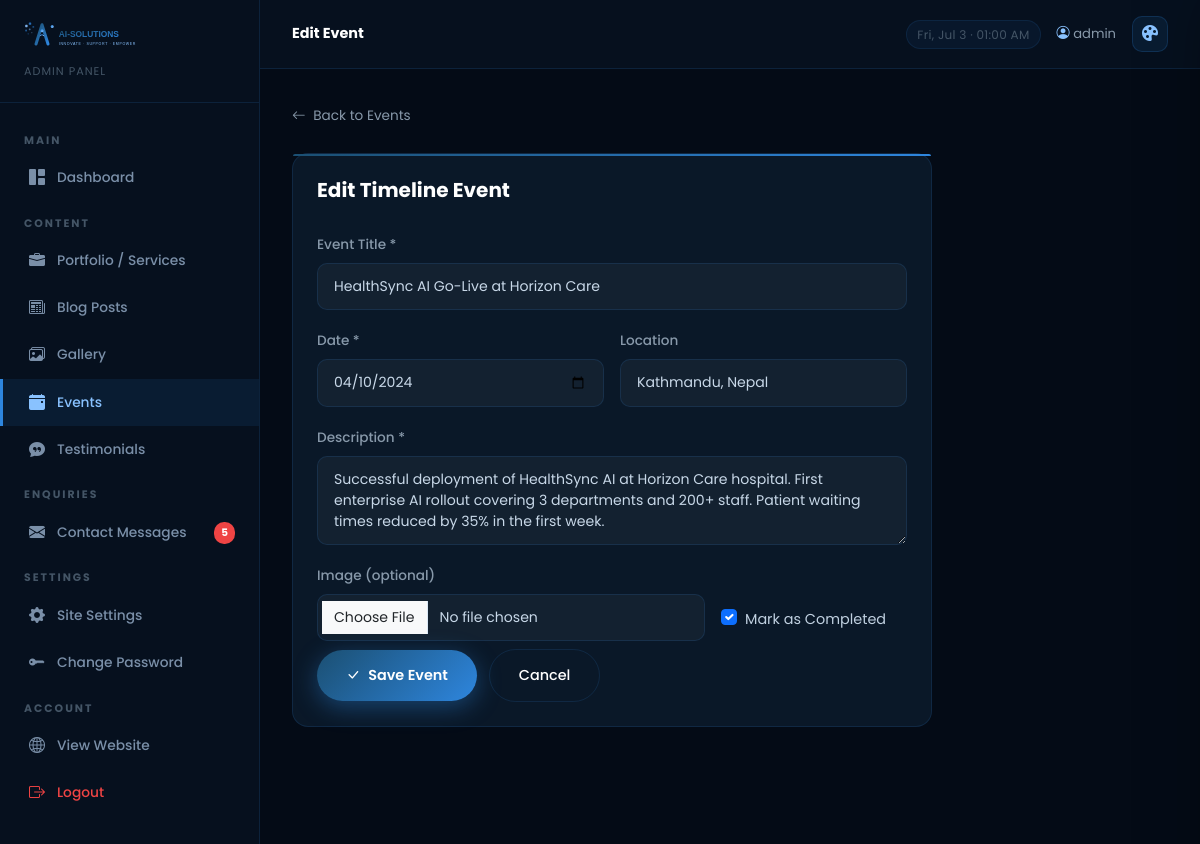
Screenshot of /panel/events/16/edit/ (signed in) with the database file from the repository.
### core/models.py (models this page shows, shortened)
class Event(models.Model):
    title = models.CharField(max_length=200)
    description = models.TextField()
    date = models.DateField()
    location = models.CharField(max_length=200, blank=True)
    image = models.ImageField(upload_to='events/', blank=True, null=True)
    is_completed = models.BooleanField(default=False)
    created_at = models.DateTimeField(auto_now_add=True)
    class Meta:
        ordering = ['-date']
        verbose_name = 'Event'
        verbose_name_plural = 'Events'

### panel/views.py (the view)
    def wrapper(request, *args, **kwargs):
        if not request.user.is_authenticated:
            return redirect('panel_login')
        if not request.user.is_staff:
            messages.error(request, 'Access denied.')
            return redirect('panel_login')
        return view_func(request, *args, **kwargs)

### panel/forms.py
class EventForm(forms.ModelForm):
    class Meta:
        model = Event
        fields = ['title', 'description', 'date', 'location', 'image', 'is_completed']
        widgets = {
            'title': forms.TextInput(attrs={'class': 'form-control'}),
            'description': forms.Textarea(attrs={'class': 'form-control', 'rows': 3}),
            'date': forms.DateInput(attrs={'class': 'form-control', 'type': 'date'}),
            'location': forms.TextInput(attrs={'class': 'form-control'}),
            'image': forms.FileInput(attrs={'class': 'form-control'}),
            'is_completed': forms.CheckboxInput(attrs={'class': 'form-check-input'}),
        }

### core/context_processors.py (called while the page is built)
def site_settings(request):
    return {'settings': SiteSettings.get_settings()}

def unread_messages(request):
    if request.user.is_authenticated and request.user.is_staff:
        count = ContactMessage.objects.filter(is_read=False).count()
        return {'unread_messages_count': count}
    return {'unread_messages_count': 0}

### core/models.py (called while the page is built)
    @classmethod
    def get_settings(cls):
        obj, _ = cls.objects.get_or_create(pk=1)
        return obj

### panel/views.py (called while the page is built)
def staff_required(view_func):
    def wrapper(request, *args, **kwargs):
        if not request.user.is_authenticated:
            return redirect('panel_login')
        if not request.user.is_staff:
            messages.error(request, 'Access denied.')
            return redirect('panel_login')
        return view_func(request, *args, **kwargs)
    return wrapper

@staff_required
def event_edit(request, pk):
    obj = get_object_or_404(Event, pk=pk)
    form = EventForm(request.POST or None, request.FILES or None, instance=obj)
    if form.is_valid():
        form.save()
        messages.success(request, 'Event updated.')
        return redirect('panel_events')
    return render(request, 'panel/event_form.html', {'form': form, 'action': 'Edit', 'obj': obj})

### templates/panel/event_form.html (shortened to what this page needs)
{% extends 'panel/base_panel.html' %}
{% block page_title %}{{ action }} Event{% endblock %}
{% block content %}
<div class="mb-4"><a href="{% url 'panel_events' %}" style="color:var(--text-muted);font-size:.85rem;"><i class="bi bi-arrow-left me-1"></i> Back to Events</a></div>
<div class="panel-card" style="max-width:640px;position:relative;">
  <div style="position:absolute;top:0;left:0;right:0;height:2px;background:var(--gradient-1);border-radius:16px 16px 0 0;"></div>
  <h5 style="color:#fff;font-weight:700;margin-bottom:1.75rem;">{{ action }} Timeline Event</h5>
  <form method="post" enctype="multipart/form-data" novalidate>
    <div class="row g-3">
      <div class="col-12"><label class="form-label">Event Title *</label>{{ form.title }}</div>
      <div class="col-md-6"><label class="form-label">Date *</label>{{ form.date }}</div>
      <div class="col-md-6"><label class="form-label">Location</label>{{ form.location }}</div>
      <div class="col-12"><label class="form-label">Description *</label>{{ form.description }}</div>
      <div class="col-md-8"><label class="form-label">Image (optional)</label>{{ form.image }}</div>
      <div class="col-md-4 d-flex align-items-end">
        <div class="form-check mb-2">{{ form.is_completed }}<label class="form-check-label" style="color:#c0d0e0;font-size:.9rem;"> Mark as Completed</label></div>
      </div>
      <div class="col-12 mt-2">
        <button type="submit" class="btn-primary-custom"><i class="bi bi-check-lg"></i> Save Event</button>
        <a href="{% url 'panel_events' %}" class="btn-outline-custom ms-2">Cancel</a>
      </div>
    </div>
  </form>
</div>
{% endblock %}

### templates/panel/base_panel.html (shortened to what this page needs)
{% load static %}
<!DOCTYPE html>
<html lang="en">
<head>
  <link href="https://cdn.jsdelivr.net/npm/bootstrap@5.3.3/dist/css/bootstrap.min.css" rel="stylesheet">
  <link rel="stylesheet" href="https://cdn.jsdelivr.net/npm/bootstrap-icons@1.11.3/font/bootstrap-icons.min.css">
  <link rel="stylesheet" href="{% static 'css/style.css' %}">
</head>
<body>
<div class="panel-wrapper">
  <aside class="panel-sidebar">
    <div class="panel-sidebar-header">
      <a href="{% url 'home' %}" class="d-block">
        <img src="{% static 'images/logo.svg' %}" alt="AI-Solutions" height="36">
      </a>
      <div style="font-size:.7rem;color:#445566;margin-top:6px;letter-spacing:1px;text-transform:uppercase;">Admin Panel</div>
    </div>
    <nav class="panel-nav">
      <span class="panel-nav-section">Main</span>
      <a href="{% url 'panel_dashboard' %}" class="panel-nav-link {% if request.resolver_match.url_name == 'panel_dashboard' %}active{% endif %}">
        <i class="bi bi-grid-1x2-fill"></i> Dashboard
      </a>
      <span class="panel-nav-section">Content</span>
      <a href="{% url 'panel_services' %}" class="panel-nav-link {% if 'panel_service' in request.resolver_match.url_name %}active{% endif %}">
        <i class="bi bi-briefcase-fill"></i> Portfolio / Services
      </a>
      <a href="{% url 'panel_blog' %}" class="panel-nav-link {% if 'panel_blog' in request.resolver_match.url_name %}active{% endif %}">
        <i class="bi bi-newspaper"></i> Blog Posts
      </a>
      <a href="{% url 'panel_gallery' %}" class="panel-nav-link {% if request.resolver_match.url_name == 'panel_gallery' %}active{% endif %}">
        <i class="bi bi-images"></i> Gallery
      </a>
      <a href="{% url 'panel_events' %}" class="panel-nav-link {% if 'panel_event' in request.resolver_match.url_name %}active{% endif %}">
        <i class="bi bi-calendar-event-fill"></i> Events
      </a>
      <a href="{% url 'panel_testimonials' %}" class="panel-nav-link {% if 'panel_testimonial' in request.resolver_match.url_name %}active{% endif %}">
        <i class="bi bi-chat-quote-fill"></i> Testimonials
      </a>
      <span class="panel-nav-section">Enquiries</span>
      <a href="{% url 'panel_contacts' %}" class="panel-nav-link {% if 'panel_contact' in request.resolver_match.url_name %}active{% endif %}">
        <i class="bi bi-envelope-fill"></i> Contact Messages
        {% with unread_count=unread_messages_count %}
        {% if unread_count > 0 %}
        <span style="margin-left:auto;background:#ef4444;color:#fff;font-size:.65rem;font-weight:700;padding:2px 7px;border-radius:10px;">{{ unread_count }}</span>
        {% endif %}
        {% endwith %}
      </a>
      <span class="panel-nav-section">Settings</span>
      <a href="{% url 'panel_settings' %}" class="panel-nav-link {% if request.resolver_match.url_name == 'panel_settings' %}active{% endif %}">
        <i class="bi bi-gear-fill"></i> Site Settings
      </a>
      <a href="{% url 'panel_password' %}" class="panel-nav-link {% if request.resolver_match.url_name == 'panel_password' %}active{% endif %}">
        <i class="bi bi-key-fill"></i> Change Password
      </a>
      <span class="panel-nav-section">Account</span>
      <a href="{% url 'home' %}" class="panel-nav-link" target="_blank">
        <i class="bi bi-globe2"></i> View Website
      </a>
      <a href="{% url 'panel_logout' %}" class="panel-nav-link" style="color:#ef4444;">
        <i class="bi bi-box-arrow-right"></i> Logout
      </a>
    </nav>
  </aside>
  <div class="panel-main">
    <div class="panel-topbar">
      <h6 style="font-size:.9rem;font-weight:700;color:#fff;margin:0;">{% block page_title %}Dashboard{% endblock %}</h6>
      <div class="d-flex align-items-center gap-3">
        <span class="panel-topbar-date d-none d-sm-block" id="panel-clock"></span>
        <span style="font-size:.82rem;color:var(--text-muted);">
          <i class="bi bi-person-circle" style="color:var(--secondary);"></i>
          {{ request.user.get_full_name|default:request.user.username }}
        </span>
        <button class="tc-trigger-btn" onclick="tcOpen()" title="Theme Customizer">
          <i class="bi bi-palette-fill"></i>
        </button>
      </div>
    </div>
    <div class="panel-content">
      {% block content %}{% endblock %}
    </div>
  </div>
</div>
</body>
</html>

### static/css/style.css (style rules this page uses)
:root { --primary: #2E86DE; --primary-dark: #1B4F72; --secondary: #89C2FF; --dark: #060f1c; --dark-card: #0a1828; --dark-card-2: #0e2038; --dark-border: rgba(46, 134, 222, 0.15); --soft-gray: #D6DBDF; --text-muted: #8899AA; --gradient-1: linear-gradient(135deg, #1B4F72 0%, #2E86DE 100%); --gradient-2: linear-gradient(135deg, #2E86DE 0%, #89C2FF 100%); --gradient-hero: linear-gradient(160deg, #050d18 0%, #0a1e38 50%, #050d18 100%); --shadow-glow: 0 0 40px rgba(46, 134, 222, 0.2); --shadow-card: 0 8px 32px rgba(0, 0, 0, 0.35); --radius-lg: 16px; --radius-pill: 50px; --transition: all 0.3s ease; }
*, *::before, *::after { box-sizing: border-box; }
html { scroll-behavior: smooth; }
body { font-family: 'Poppins', sans-serif; background-color: var(--dark); color: #C8D8E8; line-height: 1.75; overflow-x: hidden; }
h1,h2,h3,h4,h5,h6 { font-family: 'Poppins', sans-serif; font-weight: 700; color: #fff; }
a { text-decoration: none; transition: var(--transition); }
.btn-primary-custom { background: var(--gradient-1); border: none; color: #fff; padding: 0.8rem 1.8rem; border-radius: var(--radius-pill); font-weight: 600; font-size: 0.9rem; box-shadow: 0 6px 24px rgba(46,134,222,0.4); transition: var(--transition); display: inline-flex; align-items: center; gap: 8px; }
.btn-outline-custom { background: transparent; border: 1px solid var(--dark-border); color: #fff; padding: 0.8rem 1.8rem; border-radius: var(--radius-pill); font-weight: 500; font-size: 0.9rem; transition: var(--transition); display: inline-flex; align-items: center; gap: 8px; }
.form-control, .form-select { background: rgba(255,255,255,0.04) !important; border: 1px solid rgba(46,134,222,0.15) !important; color: #c8d8e8 !important; border-radius: 10px !important; font-size: 0.88rem; padding: 0.75rem 1rem; }
.form-control::placeholder { color: #556677; }
.form-label { font-size: 0.85rem; font-weight: 500; color: #8899aa; margin-bottom: 0.4rem; }
.panel-wrapper { display: flex; min-height: 100vh; background: #040b16; }
.panel-sidebar { width: 260px; background: #06101e; border-right: 1px solid var(--dark-border); display: flex; flex-direction: column; position: fixed; top: 0; left: 0; bottom: 0; overflow-y: auto; z-index: 100; }
.panel-sidebar-header { padding: 1.25rem 1.5rem; border-bottom: 1px solid var(--dark-border); }
.panel-nav { padding: 1rem 0; flex: 1; }
.panel-nav-section { font-size: 0.68rem; font-weight: 700; letter-spacing: 2px; text-transform: uppercase; color: #445566; padding: 0.75rem 1.5rem 0.3rem; display: block; }
.panel-nav-link { display: flex; align-items: center; gap: 10px; padding: 0.6rem 1.5rem; color: #7a8fa8; font-size: 0.86rem; font-weight: 500; transition: var(--transition); border-left: 3px solid transparent; }
.panel-nav-link.active { color: var(--secondary); background: rgba(46,134,222,0.1); border-left-color: var(--primary); }
.panel-nav-link i { font-size: 1rem; width: 20px; text-align: center; }
.panel-main { margin-left: 260px; flex: 1; display: flex; flex-direction: column; }
.panel-topbar { background: #06101e; border-bottom: 1px solid var(--dark-border); padding: 1rem 2rem; display: flex; align-items: center; justify-content: space-between; position: sticky; top: 0; z-index: 90; backdrop-filter: blur(8px); }
.panel-topbar-date { font-size: .75rem; color: #445566; background: rgba(46,134,222,0.07); border: 1px solid rgba(46,134,222,0.12); padding: 3px 10px; border-radius: 20px; letter-spacing: .3px; }
.panel-content { padding: 2rem; flex: 1; }
.panel-card { background: #0a1828; border: 1px solid var(--dark-border); border-radius: var(--radius-lg); padding: 1.5rem; transition: border-color 0.2s ease; }
.tc-trigger-btn { width:36px; height:36px; border-radius:10px; background:rgba(46,134,222,.1); border:1px solid rgba(46,134,222,.2); color:var(--secondary); cursor:pointer; display:flex; align-items:center; justify-content:center; font-size:1rem; transition:var(--transition); }

### rows the page displays
Event: title "HealthSync AI Go-Live at Horizon Care", date "04/10/2024", location "Kathmandu, Nepal", description "Successful deployment of HealthSync AI at Horizon Care hospital. First enterprise AI rollout covering 3 departments and 200+ staff. Patient waiting times reduced by 35% in the first week.", is_completed "☑"

### other values shown
{{ unread_count }} "5"
{{ action }} "Edit"
{{ request.user.get_full_name|default:request.user.username }} "admin"
